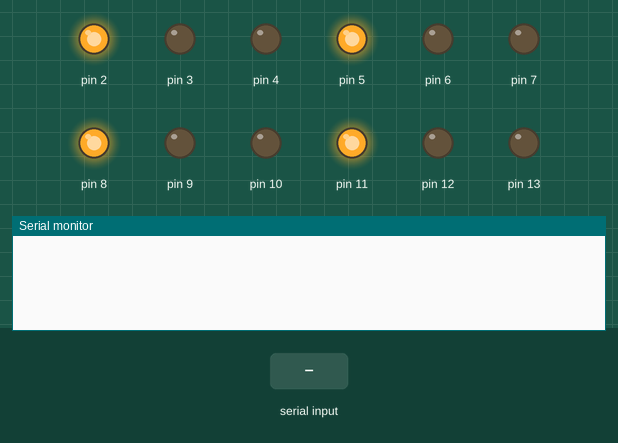
Recording of a program running on a simulated Arduino Nano, built with avr-gcc and run on an emulated ATmega328P. Shown: output pins drawn as LEDs (lit = HIGH), the last lines printed to the serial monitor. The inputs (shaded band) are chosen by the test bench.

Above: at 1.2 s.
1.3 s: " M 90 45\n" received over Serial
At 2.2 s:
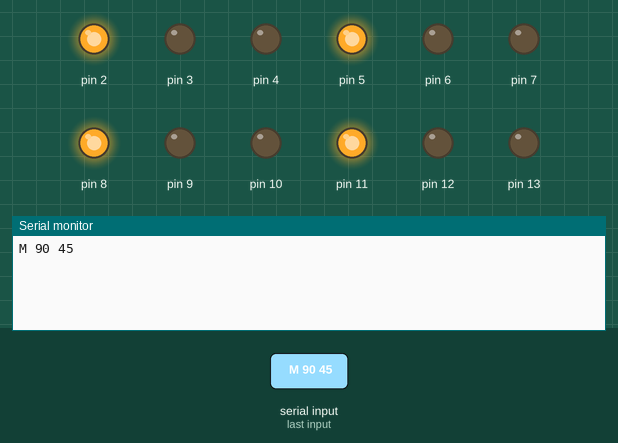
2.8 s: "90,45\n" received over Serial
At 3.3 s:
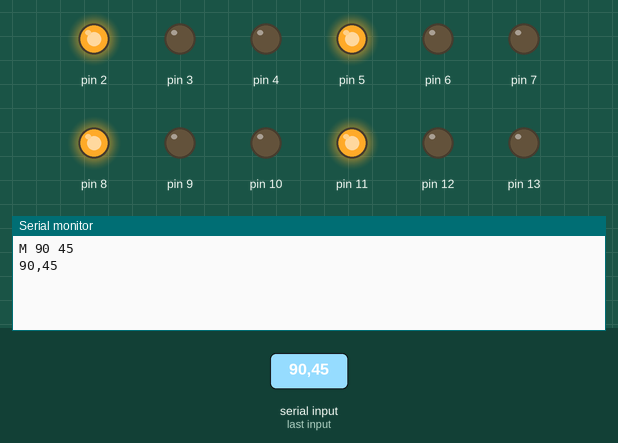
4.3 s: "3\n" received over Serial
At 5.7 s:
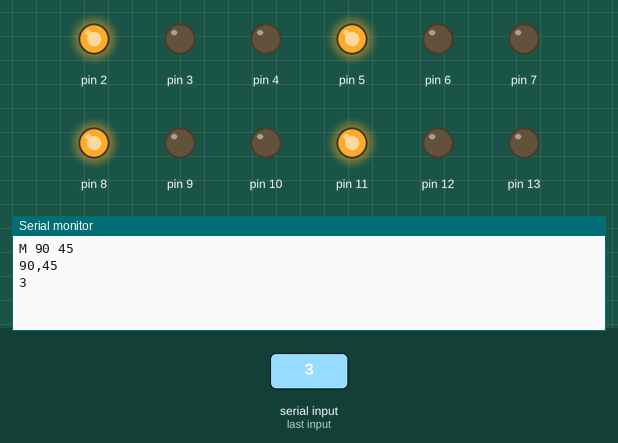

The program:

main.cpp
```cpp
#include <Arduino.h>
#include "motor.cpp"

Nema17 motors[]={
  Nema17(13,12,11),
  Nema17(10,9,8),
  Nema17(7,6,5),
  Nema17(4,3,2)
};

int motorInd=0;
int motorFreq=-1;
long motortime=-1;
void setup() {
  Serial.begin(115200);
}

#pragma region hand Input
// void SetTask(){
//   Serial.println("Enter motor index:");
//   while (Serial.available() == 0) {}
//   motorInd = Serial.parseInt();
//   Serial.print(motorInd);
//   Serial.println("Enter frequency:");
//   while (Serial.available() == 0) {}
//   motorFreq = Serial.parseInt();
//   Serial.print(motorFreq);
//   Serial.println("Enter runtime:");
//   while (Serial.available() == 0) {}
//   motortime = Serial.parseInt();
//   Serial.print(motortime);
//   if(motors[motorInd].getFree()){
//     motors[motorInd].setNote(motorFreq, motortime);
//   }
// }
#pragma endregion

int FindIndex(){
  for(int i=0; i<4; i++){
    if(motors[i].getFree()){
      return i;
    }
  }
  return -1;
}
String input = "";

void readSerial() {
    while (Serial.available()) {
        char c = Serial.read();

        if (c == '\n') {
            input.trim();
            Serial.println(input);
            char type;
            int freq;
            long duration;
            int count = sscanf(input.c_str(), " %c %d %ld", &type, &freq, &duration);
            if(type=='M' && count==3){
              int index= FindIndex();
              if(index!=-1){
                motors[index].setNote(freq, duration);
              }
            }
            input = "";
        } else {
            input += c;
        }
    }
}

void loop() {
  for(int i=0; i<4; i++){
    motors[i].playNote();
  }
  readSerial();
}
```

motor.cpp
```cpp
#include <Arduino.h>

class Nema17{
    private:
        int stepPin;
        int dirPin;
        int enablePin;

        long duration;
        int frequency;

        unsigned long startTime;
        unsigned long lastStep;

        bool free = true;
    public:
        Nema17(int dirPin, int stepPin, int enablePin){
            this->stepPin = stepPin;
            this->dirPin = dirPin;
            this->enablePin = enablePin;
            duration = 0;
            pinMode(stepPin, OUTPUT);
            pinMode(dirPin, OUTPUT);
            pinMode(enablePin, OUTPUT);
            digitalWrite(enablePin, HIGH);
        }

        bool getFree(){
            return free;
        }
        void setNote(int frequency, long duration){
            this->duration = duration;
            this->frequency = frequency;

            startTime = micros();
            free = false;
        }

        void playNote(){
        unsigned long now = micros();
        if (now - startTime >= duration) {
            digitalWrite(enablePin, HIGH);
            free = true;
            return;
        }
        if (now - lastStep >= frequency) {
            digitalWrite(enablePin, LOW);
            digitalWrite(stepPin, HIGH);
            digitalWrite(stepPin, LOW);
            lastStep = now;
        }
    }
};
```

Measured:
- after the input at 1.3 s, the serial monitor: prints a new line at once (image 1)
- after the input at 2.8 s, the serial monitor: prints a new line at once (image 2)
- after the input at 4.3 s, the serial monitor: prints a new line at once (image 3)
